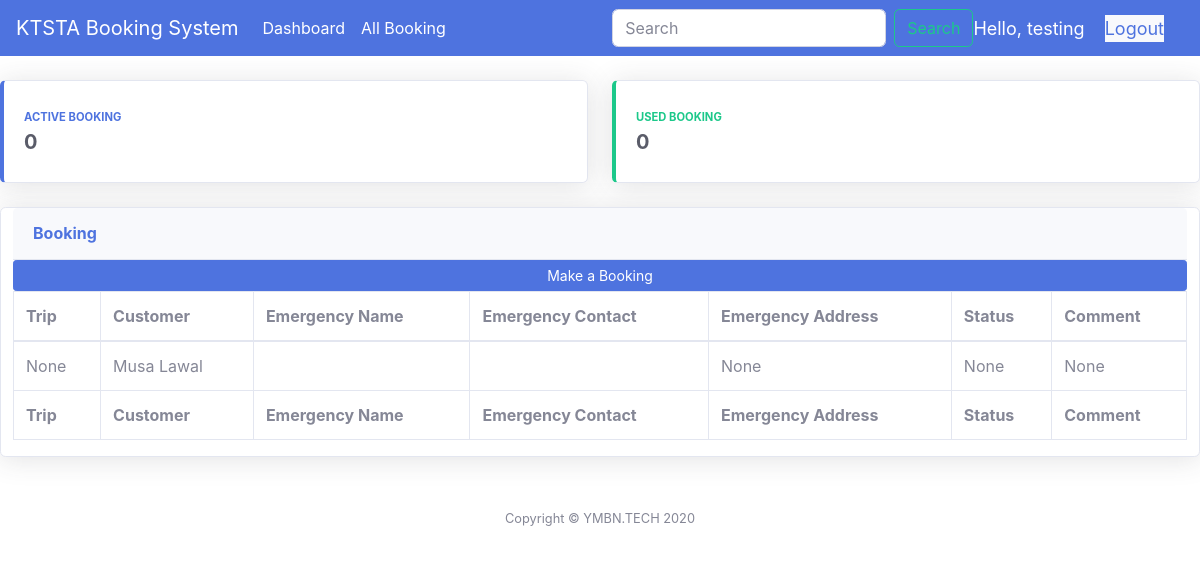
/customer/1 (signed in), run on the app's committed database.
### theApp/models.py (models this page shows, shortened)
class Booking(models.Model):
    STATUS = (
			('Active Booking', 'Active Booking'),
            ('Used Booking', 'Used Booking'),
    )
    customer = models.ForeignKey(Customer, null=True, on_delete=models.SET_NULL)
    route = models.ForeignKey(Routes, null=True, on_delete= models.SET_NULL)
    agent = models.CharField(max_length=200, null=True)
    emgergency_Contact_Name = models.CharField(max_length=200, null=True)
    emgergency_Contact_Number = models.CharField(max_length=200, null=True)
    address = models.CharField(max_length=200, null=True)
    comment = models.CharField(max_length=200, null=True, blank=True)
    status = models.CharField(max_length=200, null=True, choices=STATUS)
    date_created = models.DateTimeField(auto_now_add=True, null=True)

class Customer(models.Model):
	user = models.OneToOneField(User, null=True, blank=True, on_delete=models.CASCADE)
	name = models.CharField(max_length=200, null=True)
	phone = models.CharField(max_length=200, null=True)
	email = models.CharField(max_length=200, unique=True, null=True)
	profile_pic = models.ImageField(default="profile1.png", null=True, blank=True)
	date_created = models.DateTimeField(auto_now_add=True, null=True)
	def __str__(self):
		return self.name

### theApp/views.py (the view)
# urls.py: path('customer/<str:pk>', views.customer, name="customer"),
@login_required(login_url='login_page')
def customer(request, pk):
    customer = Customer.objects.get(id=pk)
    book = customer.booking_set.all()
    abook = book.filter(status='Active Booking').count()
    ubook = book.filter(status='Used Booking').count()
    context = {'customer': customer, 'book': book, 'abook': abook, 'ubook': ubook}
    return render(request, 'cust_dashboard.html', context)

### theApp/templates/cust_dashboard.html (shortened to what this page needs)
{% extends 'base.html' %}
{% block content %}
<br>
<div class="row">
<div class="col-xl-6 col-md-6 mb-4">
    <div class="card border-left-primary shadow h-100 py-2">
      <div class="card-body">
        <div class="row no-gutters align-items-center">
          <div class="col mr-2">
            <div class="text-xs font-weight-bold text-primary text-uppercase mb-1">Active Booking</div>
            <div class="h5 mb-0 font-weight-bold text-gray-800">{{abook}}</div>
          </div>
          <div class="col-auto">
            <i class="fas fa-money-bill fa-2x text-gray-300"></i>
          </div>
        </div>
      </div>
    </div>
  </div>
  <div class="col-xl-6 col-md-6 mb-4">
    <div class="card border-left-success shadow h-100 py-2">
      <div class="card-body">
        <div class="row no-gutters align-items-center">
          <div class="col mr-2">
            <div class="text-xs font-weight-bold text-success text-uppercase mb-1">Used Booking</div>
            <div class="h5 mb-0 font-weight-bold text-gray-800">{{ubook}}</div>
          </div>
          <div class="col-auto">
            <i class="fas fa-money-bill fa-2x text-gray-300"></i>
          </div>
        </div>
      </div>
    </div>
  </div>
</div>
  <div class="card shadow col-md-12 mb-4">
  <div class="card-header py-3">
      <h6 class="m-0 font-weight-bold text-primary">Booking</h6>
  </div>
  <a class="btn btn-primary  btn-sm btn-block" href="{% url 'add_booking' customer.id %}">Make a Booking</a>
  <div class="table-responsive">
      <table class="table table-bordered" id="dataTable" width="100%" cellspacing="0" class="sm">
          <thead>
              <tr>
                  <th>Trip</th>
                  <th>Customer</th>
                  <th>Emergency Name</th>
                  <th>Emergency Contact</th>
                  <th>Emergency Address</th>
                  <th>Status</th>
                  <th>Comment</th>
              </tr>
          </thead>
          <tfoot>
              <tr>
                <th>Trip</th>
                  <th>Customer</th>
                  <th>Emergency Name</th>
                  <th>Emergency Contact</th>
                  <th>Emergency Address</th>
                  <th>Status</th>
                  <th>Comment</th>
              </tr>
          </tfoot>
          <tbody>
              {% for b in book %}
              <tr>
                  <td>{{b.route}}</td>
                  <td>{{b.customer}}</td>
                  <td>{{b.emg_name}}</td>
                  <td>{{b.emg_phone}}</td>
                  <td>{{b.address}}</td>
                  <td>{{b.status}}</td>
                  <td>{{b.comment}}</td>
                  {% endfor %}
          </tbody>
      </table>
  </div>
</div>
  {% endblock content%}

### theApp/templates/base.html (shortened to what this page needs)
{% load static %}
<!DOCTYPE html>
<html lang="en">
<head>
  <link href="{% static '/vendor/datatables/dataTables.bootstrap4.min.css' %}" rel="stylesheet">
  <link href="{% static '/vendor/fontawesome-free/css/all.min.css'%}" rel="stylesheet" type="text/css">
  <link href="{% static 'css/fonts.css' %}" rel="stylesheet" type="text/css">
  <link href="{% static 'css/sb-admin-2.min.css' %}" rel="stylesheet">
</head>
<body>
  <nav class="navbar navbar-expand-lg navbar-dark bg-primary">
    <a class="navbar-brand" href="#">KTSTA Booking System</a>
    <div class="collapse navbar-collapse" id="navbarSupportedContent">
      <ul class="navbar-nav mr-auto">
        <li class="nav-item active">
          <a class="nav-link" href="{% url 'admin_dashboard' %}">Dashboard</a>
        </li>
        <li class="nav-item active">
          <a class="nav-link" href="{% url 'allbooking' %}">All Booking</span></a>
        </li>
      </ul>
      <form class="form-inline my-2 my-lg-0">
        <input class="form-control mr-sm-2" type="search" placeholder="Search" aria-label="Search">
        <button class="btn btn-outline-success my-2 my-sm-0" type="submit">Search</button>
      </form>
    </div>
    <span class="hello-msg">Hello, {{request.user}}</span>
    <span class="hello-msg bg-light text-white"><a href="{% url 'logout_page' %}"> Logout</a> </span>
  </nav>
  {% block content %}
  {% endblock%}
      <footer class="sticky-footer bg-white">
        <div class="container my-auto">
          <div class="copyright text-center my-auto">
            <span>Copyright &copy; YMBN.TECH 2020</span>
          </div>
        </div>
      </footer>
</body>
</html>

### theApp/templates/base.html (style rules this page uses)
.hello-msg { font-size: 18px; color: #fff; margin-right: 20px; }

### data on the page
Booking: route "None", customer "Musa Lawal", address "None", status "None", comment "None"

### other printed values
{{ request.user }} "testing"
{{ abook }} "0"
{{ ubook }} "0"
